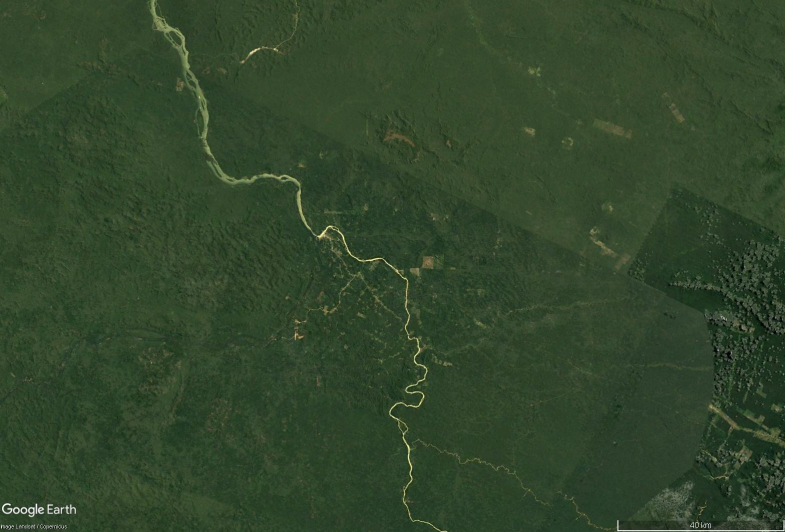
%> input picture Datasets/Brazilian Rainforest/12_1985.jpg, 1570 x 1064 px, given in place of 2012_08.jpg, which was not available (shown at 1/2 size)
$ octave RiverDetection.m   (GNU Octave 9; MATLAB toolbox functions it lacks are replaced by stand-ins)
%> lines starting %> are read from the running program, lines starting %| are printed output that depends on the picture; in (x1, y1, x2, y2) boxes, pixels count from 0 and x2, y2 are one past the last pixel; in counts of white or black regions, pixels touching at a corner belong together; the program's own positions count from 1; pictures that were not available may be replaced by others from this repository, and a replacement may not be noted
imgPaths2 = {
    "C:\Users\julia\OneDrive\Dokumente\1_TUM\Computer Vision\Challenge\CV_Challenge\Datasets\Brazilian Rainforest\12_1985.jpg"
    "C:\Users\julia\OneDrive\Dokumente\1_TUM\Computer Vision\Challenge\CV_Challenge\Datasets\Brazilian Rainforest\12_1990.jpg"
    "C:\Users\julia\OneDrive\Dokumente\1_TUM\Computer Vision\Challenge\CV_Challenge\Datasets\Brazilian Rainforest\12_1995.jpg"
    "C:\Users\julia\OneDrive\Dokumente\1_TUM\Computer Vision\Challenge\CV_Challenge\Datasets\Brazilian Rainforest\12_2000.jpg"
    "C:\Users\julia\OneDrive\Dokumente\1_TUM\Computer Vision\Challenge\CV_Challenge\Datasets\Brazilian Rainforest\12_2005.jpg"
    "C:\Users\julia\OneDrive\Dokumente\1_TUM\Computer Vision\Challenge\CV_Challenge\Datasets\Brazilian Rainforest\12_2010.jpg"
    "C:\Users\julia\OneDrive\Dokumente\1_TUM\Computer Vision\Challenge\CV_Challenge\Datasets\Brazilian Rainforest\12_2015.jpg"
    "C:\Users\julia\OneDrive\Dokumente\1_TUM\Computer Vision\Challenge\CV_Challenge\Datasets\Brazilian Rainforest\12_2020.jpg"
    %"C:\Users\julia\OneDrive\Dokumente\1_TUM\Computer Vision\Challenge\CV_Challenge\Datasets\Columbia Glacier\12_2000.jpg"
    %"C:\Users\julia\OneDrive\Dokumente\1_TUM\Computer Vision\Challenge\CV_Challenge\Datasets\Columbia Glacier\12_2002.jpg"
    %"C:\Users\julia\OneDrive\Dokumente\1_TUM\Computer Vision\Challenge\CV_Challenge\Datasets\Columbia Glacier\12_2004.jpg"
    %"C:\Users\julia\OneDrive\Dokumente\1_TUM\Computer Vision\Challenge\CV_Challenge\Datasets\Columbia Glacier\12_2014.jpg"
    %"C:\Users\julia\OneDrive\Dokumente\1_TUM\Computer Vision\Challenge\CV_Challenge\Datasets\Dubai\12_1990.jpg"
    %"C:\Users\julia\OneDrive\Dokumente\1_TUM\Computer Vision\Challenge\CV_Challenge\Datasets\Dubai\12_1995.jpg"
    %"C:\Users\julia\OneDrive\Dokumente\1_TUM\Computer Vision\Challenge\CV_Challenge\Datasets\Dubai\12_2000.jpg"
    %"C:\Users\julia\OneDrive\Dokumente\1_TUM\Computer Vision\Challenge\CV_Challenge\Datasets\Dubai\12_2003.jpg"
    %"C:\Users\julia\OneDrive\Dokumente\1_TUM\Computer Vision\Challenge\CV_Challenge\Datasets\Dubai\12_2005.jpg"
    %"C:\Users\julia\OneDrive\Dokumente\1_TUM\Computer Vision\Challenge\CV_Challenge\Datasets\Dubai\12_2010.jpg"
    %"C:\Users\julia\OneDrive\Dokumente\1_TUM\Computer Vision\Challenge\CV_Challenge\Datasets\Dubai\12_2015.jpg"
    %"C:\Users\julia\OneDrive\Dokumente\1_TUM\Computer Vision\Challenge\CV_Challenge\Datasets\Dubai\12_2020.jpg"
    %"C:\Users\julia\OneDrive\Dokumente\1_TUM\Computer Vision\Challenge\CV_Challenge\Datasets\Frauenkirche\2012_08.jpg"
    %"C:\Users\julia\OneDrive\Dokumente\1_TUM\Computer Vision\Challenge\CV_Challenge\Datasets\Kuwait\2_2017.jpg"
    %"C:\Users\julia\OneDrive\Dokumente\1_TUM\Computer Vision\Challenge\CV_Challenge\Datasets\Wiesn\3_2020.jpg"
};

imgPaths = {
    "C:\Users\julia\OneDrive\Dokumente\1_TUM\Computer Vision\Challenge\CV_Challenge\Datasets\Frauenkirche\2012_08.jpg"
    "C:\Users\julia\OneDrive\Dokumente\1_TUM\Computer Vision\Challenge\CV_Challenge\Datasets\Frauenkirche\2015_07.jpg"
    "C:\Users\julia\OneDrive\Dokumente\1_TUM\Computer Vision\Challenge\CV_Challenge\Datasets\Frauenkirche\2015_08.jpg"
    "C:\Users\julia\OneDrive\Dokumente\1_TUM\Computer Vision\Challenge\CV_Challenge\Datasets\Frauenkirche\2016_07.jpg"
    "C:\Users\julia\OneDrive\Dokumente\1_TUM\Computer Vision\Challenge\CV_Challenge\Datasets\Frauenkirche\2017_04.jpg"
    "C:\Users\julia\OneDrive\Dokumente\1_TUM\Computer Vision\Challenge\CV_Challenge\Datasets\Frauenkirche\2018_04.jpg"

    "C:\Users\julia\OneDrive\Dokumente\1_TUM\Computer Vision\Challenge\CV_Challenge\Datasets\Frauenkirche\2019_03.jpg"
    "C:\Users\julia\OneDrive\Dokumente\1_TUM\Computer Vision\Challenge\CV_Challenge\Datasets\Frauenkirche\2019_06.jpg"
    "C:\Users\julia\OneDrive\Dokumente\1_TUM\Computer Vision\Challenge\CV_Challenge\Datasets\Frauenkirche\2020_03.jpg"
    "C:\Users\julia\OneDrive\Dokumente\1_TUM\Computer Vision\Challenge\CV_Challenge\Datasets\Frauenkirche\2021_06.jpg" };

outputFolder = "C:\Users\julia\OneDrive\Dokumente\1_TUM\Computer Vision\Challenge\CV_Challenge\Dev_Julia\results";

for i = 1:length(imgPaths)
    detectRivers(imgPaths{i});
% [4 lines not run here, left out]
% [148 lines left out: function detectRiversnew, not called in this run]


function connectedEdges = detectRivers(imgPath)
    rgbImg = imread(imgPath);
%> rgbImg is the input picture: size 1064x1570x3 uint8; mean R, G, B 50, 70.1, 43.6
    grayImg = rgb2gray(rgbImg);
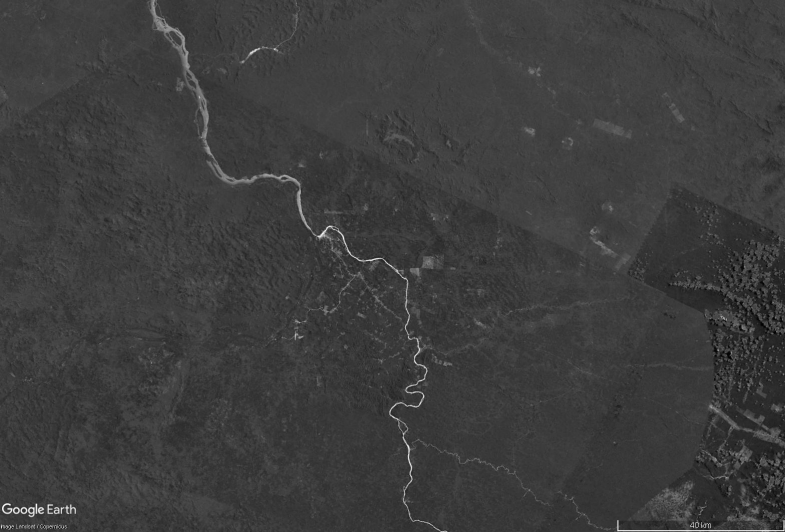
%> grayImg: size 1064x1570 uint8 (shown at 1/2 size); min 0, max 254, mean 61.1
    mask = true(size(grayImg));

    % Normalize channels
    R = double(rgbImg(:,:,1)) / 255;
    G = double(rgbImg(:,:,2)) / 255;
    B = double(rgbImg(:,:,3)) / 255;
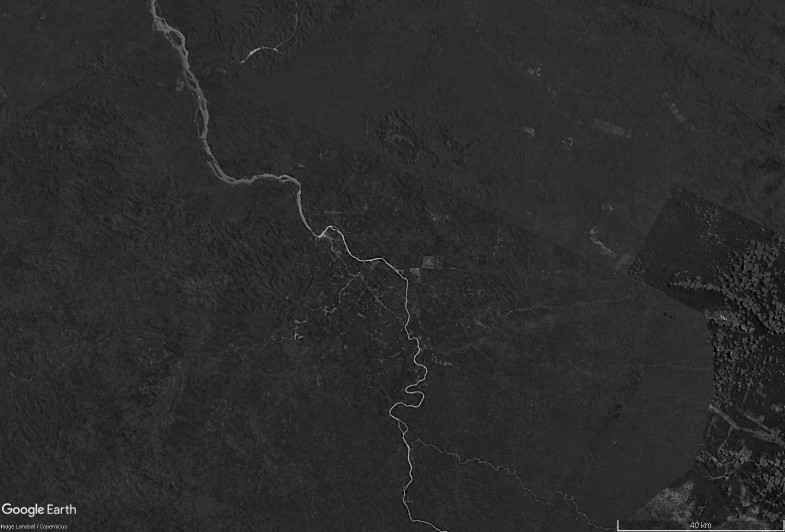
%> B: size 1064x1570 double (shown at 1/2 size); min 0, max 0.992, mean 0.171

    % --- Step 1: Color/Shape-based River Candidates ---
    greenish = (G > R + 0.03) & (G > B + 0.02) & (G > 0.35);
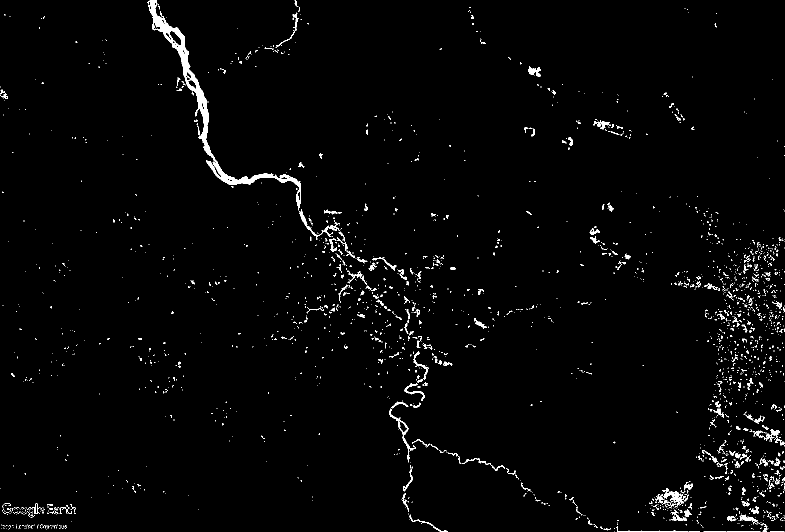
%> greenish: size 1064x1570 logical (shown at 1/2 size); 1.8% white; 2394 white regions (2160 under 20 px), largest, box (x1, y1, x2, y2) and area: (294, 0, 602, 421) 7215, (1325, 976, 1372, 1011) 558, (599, 418, 680, 480) 540
    whiteish = (R > 0.7) & (G > 0.7) & (B > 0.7);
%> whiteish: size 1064x1570 logical; 0.12% white in thin lines or dots
    riverCandidates = (greenish | whiteish) & mask;
%> riverCandidates: size 1064x1570 logical; 1.9% white; 2279 white regions (2038 under 20 px), largest, box (x1, y1, x2, y2) and area: (294, 0, 602, 421) 7215, (1232, 1040, 1569, 1064) 919, (1325, 976, 1372, 1011) 558
    riverCandidates = bwareaopen(riverCandidates, 100); % remove small shapes

    riverMaskColorShape = riverCandidates;

    % --- Step 2: Sobel Edge Detection ---
    edgesSobel = edge(grayImg, 'Sobel');
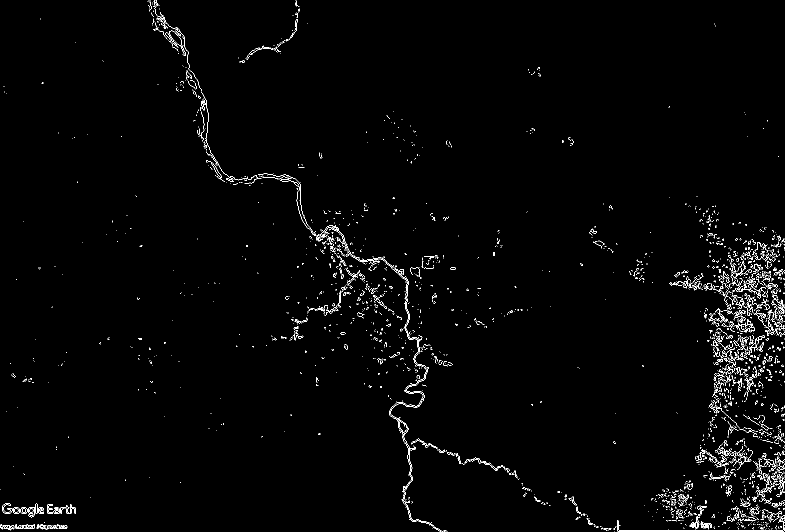
%> edgesSobel: size 1064x1570 logical (shown at 1/2 size); 1.4% white in thin lines or dots
    BW_Sobel = imfill(edgesSobel, 'holes');
%> BW_Sobel: size 1064x1570 logical; 1.6% white in thin lines or dots
    BW_Sobel = bwareaopen(BW_Sobel, 100);
%> BW_Sobel: size 1064x1570 logical; 0.41% white; 22 white regions, largest, box (x1, y1, x2, y2) and area: (634, 450, 855, 1003) 2412, (1234, 1040, 1570, 1064) 731, (41, 1014, 70, 1035) 400
    BW_Sobel = imclose(BW_Sobel, strel('disk', 5));
%> BW_Sobel: size 1064x1570 logical; 0.6% white; 12 white regions, largest, box (x1, y1, x2, y2) and area: (634, 450, 895, 1064) 4081, (4, 1006, 152, 1035) 2106, (1234, 1032, 1570, 1064) 1670

    % --- Step 3: Combine Candidates ---
    combinedCandidates = riverMaskColorShape | BW_Sobel;
%> combinedCandidates: size 1064x1570 logical; 1.3% white; 29 white regions, largest, box (x1, y1, x2, y2) and area: (294, 0, 896, 1064) 11967, (4, 1006, 152, 1035) 2130, (1232, 1032, 1570, 1064) 1768

    % --- Step 4: Adaptive Closing Based on Local Density ---
    windowSize = 21;
    densityMap = conv2(double(combinedCandidates), ones(windowSize), 'same');
    densityMapNorm = mat2gray(densityMap);  % Normalize to [0, 1]

    denseThreshold = 0.15;
    denseMask = densityMapNorm > denseThreshold;
%> denseMask: size 1064x1570 logical; 3.5% white; 22 white regions (1 under 20 px), largest, box (x1, y1, x2, y2) and area: (292, 0, 861, 806) 28571, (1226, 963, 1570, 1064) 8094, (0, 1000, 157, 1064) 6452
    sparseMask = ~denseMask;
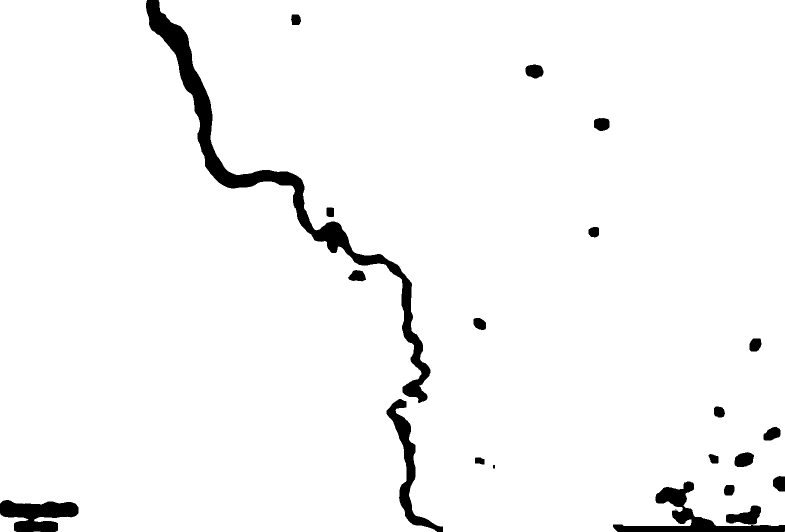
%> sparseMask: size 1064x1570 logical (shown at 1/2 size); 96.5% white; 22 black regions (1 under 20 px), largest, box (x1, y1, x2, y2) and area: (292, 0, 861, 806) 28571, (1226, 963, 1570, 1064) 8094, (0, 1000, 157, 1064) 6452

    % Apply region-aware closing
    closedSparse = imclose(combinedCandidates & sparseMask, strel('disk', 5));
%> closedSparse: size 1064x1570 logical; 0.05% white in thin lines or dots, all inside (x1, y1, x2, y2) = (321, 22, 1570, 1064)
    closedDense  = imclose(combinedCandidates & denseMask,  strel('disk', 2));
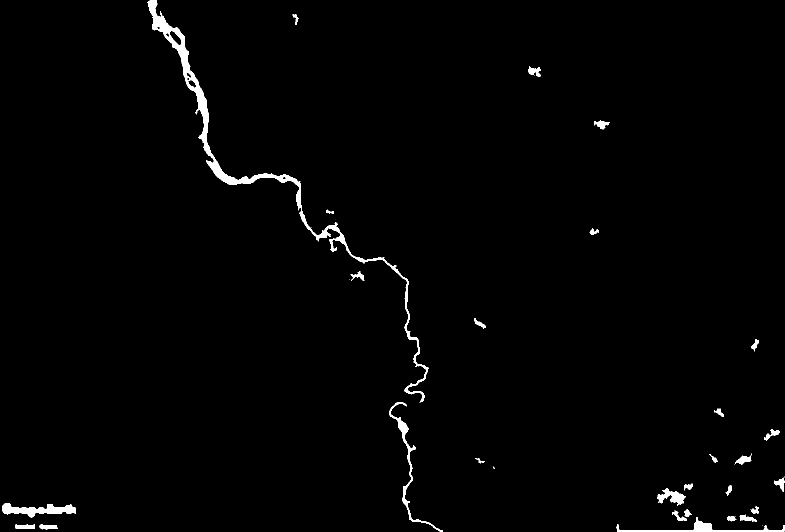
%> closedDense: size 1064x1570 logical (shown at 1/2 size); 1.3% white; 31 white regions (3 under 20 px), largest, box (x1, y1, x2, y2) and area: (294, 0, 858, 806) 11105, (4, 1006, 152, 1035) 2136, (1232, 1034, 1570, 1064) 1723
    connectedEdges = closedSparse | closedDense;
%> connectedEdges: size 1064x1570 logical; 1.4% white; 27 white regions, largest, box (x1, y1, x2, y2) and area: (294, 0, 896, 1064) 12892, (4, 1006, 152, 1035) 2136, (1232, 1032, 1570, 1064) 1794

    % --- Step 5: Connected Components and Filtering ---
    CC = bwconncomp(connectedEdges);
%> CC = 27 connected components
    stats = regionprops(CC, 'PixelIdxList', 'Area');
%> stats = 27 regions; largest, Area: 12892, 2136, 1794, 914, 350

    imageDiagonal = sqrt(size(grayImg,1)^2 + size(grayImg,2)^2);
%> imageDiagonal = 1896.6
    minDist = (1/6) * imageDiagonal;
%> minDist = 316.1
    finalRiverMask = false(size(grayImg));

    for i = 1:CC.NumObjects
        if stats(i).Area < 100
            continue;
        end

        pixIdx = stats(i).PixelIdxList;
        [yCoords, xCoords] = ind2sub(size(mask), pixIdx);
        coords = [xCoords, yCoords];

        if numel(pixIdx) < 2
            continue;
        end

        % Efficient max-distance estimation via convex hull
        if numel(pixIdx) > 300
            try
                K = convhull(coords(:,1), coords(:,2));
                boundaryCoords = coords(K, :);
                maxDist = max(pdist(boundaryCoords));
            catch
                maxDist = max(pdist(coords));
            end
        else
            maxDist = max(pdist(coords));
        end

        if maxDist >= minDist
            finalRiverMask(pixIdx) = true;
        end
    end
%> this loop made 27 passes
%> (K, maxDist) on pass 2: ([301; 308; 269; 61; 47; 1; 3; 292; 301], 38.64)
%> maxDist on passes 1, 3, 4, 5, 6, 7: 147.6, 36.35, 1217.9, 81.63, 26.02, 42.44
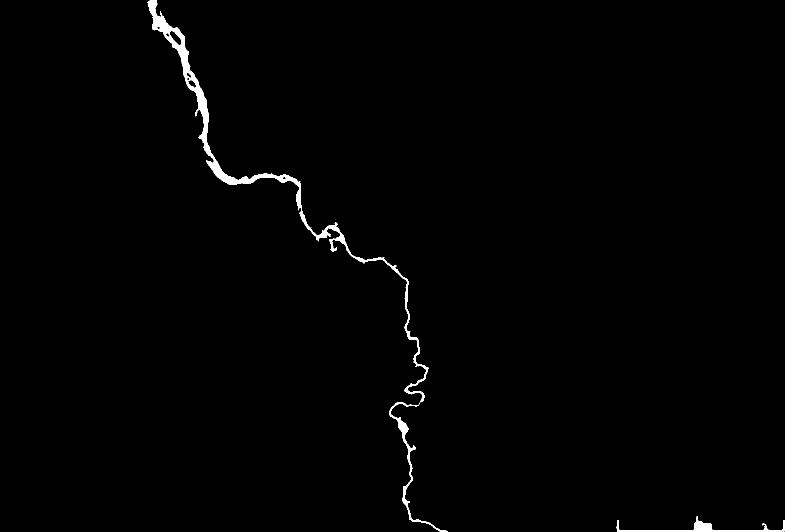
%> finalRiverMask: size 1064x1570 logical (shown at 1/2 size); 0.88% white; 2 white regions, box (x1, y1, x2, y2) and area: (294, 0, 896, 1064) 12892, (1232, 1032, 1570, 1064) 1794
%> after the loop, boundaryCoords = 14 rows, first 12: [1505 903; 1505 908; 1503 921; 1501 923; 1499 924; 1485 929; 1467 933; 1468 931; 1474 922; 1486 912; 1501 901; 1502 901]
%> pass 2 of the loop `for i = 1:length(imgPaths)`:
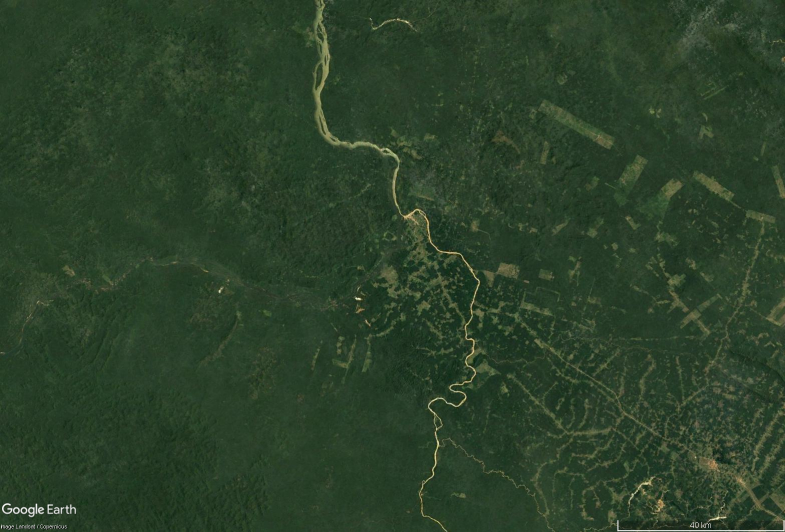
%> input picture Datasets/Brazilian Rainforest/12_1990.jpg, 1570 x 1064 px, given in place of 2015_07.jpg, which was not available (shown at 1/2 size)
%> in detectRivers, rgbImg is the input picture: size 1064x1570x3 uint8; mean R, G, B 43.5, 64.6, 41.4
%> in detectRivers (call 2), `greenish = (G > R + 0.03) & (G > B + 0.02) & (G > 0.35);`:
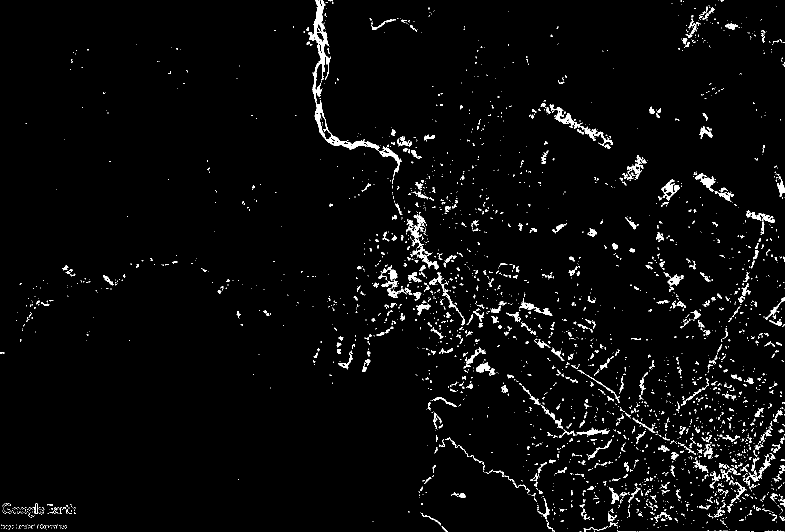
%> greenish: size 1064x1570 logical (shown at 1/2 size); 3% white; 2784 white regions (2285 under 20 px), largest, box (x1, y1, x2, y2) and area: (616, 0, 804, 354) 4638, (1149, 244, 1226, 292) 638, (820, 492, 878, 540) 565
%> whiteish: size 1064x1570 logical; 0.1% white in thin lines or dots
%> edgesSobel: size 1064x1570 logical; 1.6% white in thin lines or dots
%> combinedCandidates: size 1064x1570 logical; 2% white; 93 white regions, largest, box (x1, y1, x2, y2) and area: (616, 0, 970, 1064) 10736, (1211, 1013, 1570, 1064) 2377, (4, 1006, 152, 1035) 2122
%> denseMask: size 1064x1570 logical; 5.6% white; 72 white regions (2 under 20 px), largest, box (x1, y1, x2, y2) and area: (612, 0, 951, 622) 23635, (832, 635, 994, 1058) 11241, (0, 1001, 157, 1064) 6314
%> closedSparse: size 1064x1570 logical; 0.15% white in thin lines or dots, all inside (x1, y1, x2, y2) = (115, 37, 1570, 1064)
%> closedDense: size 1064x1570 logical; 2.1% white; 91 white regions (5 under 20 px), largest, box (x1, y1, x2, y2) and area: (616, 0, 950, 548) 8679, (837, 635, 991, 1058) 3444, (4, 1006, 152, 1035) 2129
%> connectedEdges: size 1064x1570 logical; 2.3% white; 77 white regions, largest, box (x1, y1, x2, y2) and area: (616, 0, 991, 1064) 13145, (1211, 1013, 1570, 1064) 2424, (4, 1006, 152, 1035) 2129
%> CC = 77 connected components
%> stats = 77 regions; largest, Area: 13145, 2424, 2129, 1410, 907
%> the loop in detectRivers (call 2), `for i = 1:CC.NumObjects` made 77 passes
%> (K, maxDist) on passes 2, 10, 12, 20, 21, 26: ([301; 308; 269; 61; 47; 1; 3; 292; 301], 38.64), ([6; 1; 25; 45; 79; 109; 143; 189; 269; 302; 308; 281; 78; 6], 28.79), ([1; 55; 267; 563; 651; 696; 695; 574; 22; 1], 62.65), ([339; 342; 192; 53; 42; 2; 1; 20; 81; 316; 330; 339], 80.45), ([1; 58; 64; 116; 132; 168; 382; 398; 404; 406; 349; 4; 1], 91.42), ([209; 498; 541; 544; 527; 468; 5; 1; 195; 209], 67.91)
%> after the loop in detectRivers (call 2), `for i = 1:CC.NumObjects`:
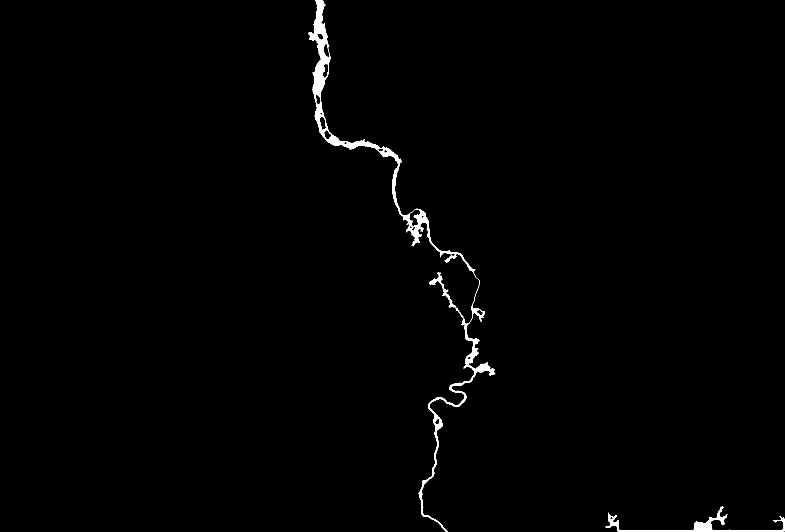
%> finalRiverMask: size 1064x1570 logical (shown at 1/2 size); 0.93% white; 2 white regions, box (x1, y1, x2, y2) and area: (616, 0, 991, 1064) 13145, (1211, 1013, 1570, 1064) 2424
%> after the loop in detectRivers (call 2), `for i = 1:CC.NumObjects`: K = [1; 48; 64; 81; 83; 195; 240; 441; 466; 477; 492; 497; 491; 206; 22; 1]; boundaryCoords = 16 rows, first 12: [1502 434; 1504 427; 1505 426; 1507 425; 1509 425; 1522 427; 1527 428; 1544 433; 1546 434; 1547 435; 1549 440; 1549 445]; maxDist = 41.11
%> (the run ends here)
